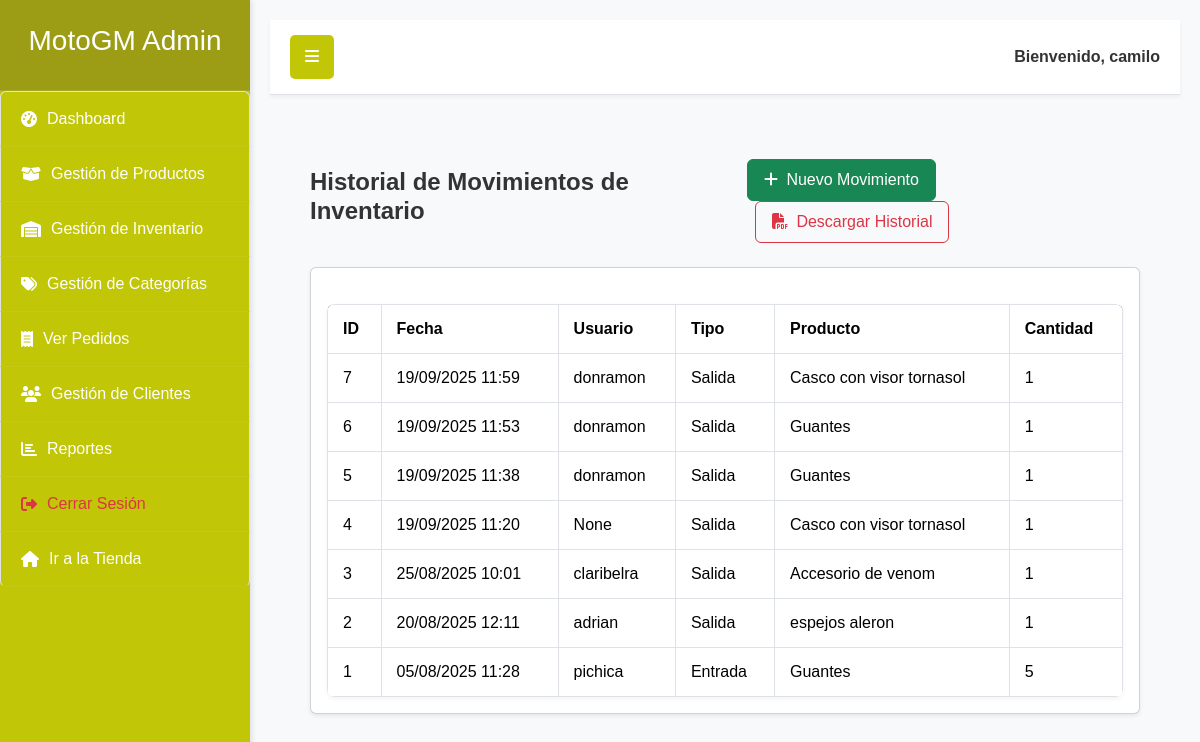
The page /dashboard_admin/inventario/ (signed in) on the database its author committed.
### inventario/models.py (models this page shows, shortened)
class MovimientoInventario(models.Model):
    TIPO_MOVIMIENTO_CHOICES = [
        ('Entrada', 'Entrada'),
        ('Salida', 'Salida'),
    ]
    MOTIVO_CHOICES = [
        ('Compra a proveedor', 'Compra a proveedor'),
        ('Novedad (daño, pérdida)', 'Novedad (daño, pérdida)'),
        ('Venta', 'Venta'),
        ('Devolución', 'Devolución'),
    ]
    producto = models.ForeignKey(Producto, on_delete=models.PROTECT)
    tipo_movimiento = models.CharField(max_length=10, choices=TIPO_MOVIMIENTO_CHOICES)
    motivo = models.CharField(max_length=50, choices=MOTIVO_CHOICES)
    cantidad = models.IntegerField()
    fecha_movimiento = models.DateTimeField(auto_now_add=True)
    descripcion = models.TextField(blank=True, null=True, help_text="Detalles adicionales del movimiento")
    usuario = models.ForeignKey(settings.AUTH_USER_MODEL, on_delete=models.SET_NULL, null=True)
    class Meta:
        verbose_name = "Movimiento de Inventario"
        verbose_name_plural = "Movimientos de Inventario"
        ordering = ['-fecha_movimiento']

### productos/models.py (models this page shows)
class Producto(models.Model):
    nombre = models.CharField(max_length=200)
    descripcion = models.TextField()
    precio = models.DecimalField(max_digits=12, decimal_places=0, verbose_name="Precio (COP)")
    imagen = models.ImageField(upload_to='productos/', null=True, blank=True) # Las imágenes se guardarán en media/productos/
    stock = models.IntegerField(default=0)
    disponible = models.BooleanField(default=True)
    fecha_creacion = models.DateTimeField(auto_now_add=True)
    ultima_actualizacion = models.DateTimeField(auto_now=True)
    categoria = models.ForeignKey(Categoria, on_delete=models.SET_NULL, null=True, blank=True, related_name='productos')
    def __str__(self):
        return self.nombre
    class Meta:
        ordering = ['nombre'] # Ordena los productos por nombre por defecto

### inventario/views.py (the view)
# urls.py: path('', views.historial_movimientos, name='historial_movimientos'),
@login_required
@user_passes_test(is_admin)
def historial_movimientos(request):
    movimientos_list = MovimientoInventario.objects.all()
    paginator = Paginator(movimientos_list, 10)
    page_number = request.GET.get('page')
    page_obj = paginator.get_page(page_number)
    context = {
        'page_obj': page_obj
    }
    return render(request, 'inventario/historial_movimientos.html', context)

### inventario/views.py (called while the page is built)
def is_admin(user):
    return user.is_staff

### productos/context_processors.py (called while the page is built)
def cart_item_count(request):
    cart_count = 0
    if request.user.is_authenticated:
        cart_count = CarritoItem.objects.filter(usuario=request.user).count() # o .aggregate(Sum('cantidad'))['cantidad__sum'] si quieres sumar las cantidades
    return {'cart_count': cart_count}

### inventario/templates/inventario/historial_movimientos.html (shortened to what this page needs)
{% extends 'dashboard_admin/dashboard_base.html' %}
{% load static %}
{% block dashboard_content %}
<div class="container-fluid-custom py-4">
    <div class="d-flex justify-content-between align-items-center mb-4">
        <h2 class="content-subtitle">Historial de Movimientos de Inventario</h2>
        <div>
            <a href="{% url 'inventario:crear_movimiento' %}" class="btn btn-success">
                <i class="fas fa-plus me-1"></i> Nuevo Movimiento
            </a>
            <a href="{% url 'inventario:descargar_historial_pdf' %}" class="btn btn-outline-danger ms-2">
                <i class="fas fa-file-pdf me-1"></i> Descargar Historial
            </a>
        </div>
    </div>
    <div class="card shadow-sm mb-4">
        <div class="card-body">
            <div class="table-responsive">
                <table class="table table-bordered">
                    <thead>
                        <tr>
                            <th>ID</th>
                            <th>Fecha</th>
                            <th>Usuario</th>
                            <th>Tipo</th>
                            <th>Producto</th>
                            <th>Cantidad</th>
                        </tr>
                    </thead>
                    <tbody>
                        {% for movimiento in page_obj.object_list %}
                            <tr>
                                <td>{{ movimiento.id }}</td>
                                <td>{{ movimiento.fecha_movimiento|date:"d/m/Y H:i" }}</td>
                                <td>{{ movimiento.usuario }}</td>
                                <td>{{ movimiento.get_tipo_movimiento_display }}</td>
                                <td>{{ movimiento.producto }}</td>
                                <td>{{ movimiento.cantidad }}</td>
                            </tr>
                        {% endfor %}
                    </tbody>
                </table>
            </div>
        </div>
    </div>
</div>
{% endblock %}

### dashboard_admin/templates/dashboard_admin/dashboard_base.html (shortened to what this page needs)
{% load static %}
    <!DOCTYPE html>
    <html lang="es">
    <head>
        <link href="https://cdn.jsdelivr.net/npm/bootstrap@5.3.2/dist/css/bootstrap.min.css" rel="stylesheet">
        <link rel="stylesheet" href="https://cdnjs.cloudflare.com/ajax/libs/font-awesome/6.5.2/css/all.min.css" />
        <link rel="stylesheet" href="{% static 'dashboard_admin/styleadmin.css' %}">
    </head>
    <body>
        <div id="wrapper">
            <div class="sidebar-wrapper">
                <div class="sidebar-heading">
                    <h3>MotoGM Admin</h3>
                </div>
                <ul class="list-group">
                    <a href="{% url 'dashboard_admin:dashboard_home' %}" class="list-group-item {% if request.resolver_match.url_name == 'dashboard_home' %}active{% endif %}">
                        <i class="fas fa-tachometer-alt"></i> Dashboard
                    </a>
                    <a href="{% url 'dashboard_admin:producto_list' %}" class="list-group-item {% if 'producto' in request.resolver_match.url_name %}active{% endif %}">
                        <i class="fas fa-box-open"></i> Gestión de Productos
                    </a>
                    <a href="{% url 'inventario:historial_movimientos' %}" class="list-group-item {% if 'inventario' in request.resolver_match.url_name %}active{% endif %}">
                        <i class="fas fa-warehouse"></i> Gestión de Inventario
                    </a>
                    <a href="{% url 'dashboard_admin:categoria_list' %}" class="list-group-item {% if 'categoria' in request.resolver_match.url_name %}active{% endif %}">
                        <i class="fas fa-tags"></i> Gestión de Categorías
                    </a>
                    <a href="{% url 'dashboard_admin:ver_pedidos' %}" class="list-group-item {% if 'ver_pedidos' in request.resolver_match.url_name %}active{% endif %}">
                    <i class="fas fa-receipt"></i> Ver Pedidos
                    </a>
                    <a href="{% url 'dashboard_admin:ver_clientes' %}" class="list-group-item {% if 'ver_clientes' in request.resolver_match.url_name %}active{% endif %}">
                    <i class="fas fa-users"></i> Gestión de Clientes
                    </a>
                    <a href="{% url 'dashboard_admin:dashboard_reportes' %}" class="list-group-item {% if 'dashboard_reportes' in request.resolver_match.url_name %}active{% endif %}">
                    <i class="fas fa-chart-bar"></i> Reportes
                    </a>
                    <a href="{% url 'logout' %}" class="list-group-item text-danger">
                        <i class="fas fa-sign-out-alt"></i> Cerrar Sesión
                    </a>
                    <a href="{% url 'landing_page' %}" class="list-group-item">
                        <i class="fas fa-home"></i> Ir a la Tienda
                    </a>
                </ul>
            </div>
            <div id="page-content-wrapper">
                <nav class="main-navbar">
                    <button class="toggle-btn" id="sidebarToggle">
                        <i class="fas fa-bars"></i>
                    </button>
                    <div class="user-info">
                        Bienvenido, <strong>{{ request.user.username }}</strong>
                    </div>
                </nav>
                <div class="container-fluid-custom">
                    {% block dashboard_content %}{% endblock %}
                </div>
            </div>
        </div>
    </body>
    </html>

### dashboard_admin/static/dashboard_admin/styleadmin.css (style rules this page uses)
:root { --primary-red: #c1c606; --dark-red: #9c9d15; --light-gray: #f8f9fa; --border-color: #dee2e6; --text-color: #333; --white-text: #fff; --success-color: #28a745; --info-color: #17a2b8; --secondary-color: #6c757d; --warning-color: #ffc107; --danger-color: #dc3545; --dark-custom-color: #343a40; }
body { font-family: Arial, sans-serif; margin: 0; padding: 0; overflow-x: hidden; background-color: var(--light-gray); color: var(--text-color); }
#wrapper { display: flex; min-height: 100vh; width: 100%; transition: all 0.3s ease-in-out; }
.sidebar-wrapper { min-width: 250px; max-width: 250px; background-color: var(--primary-red); color: var(--white-text); transition: margin 0.25s ease-out; flex-shrink: 0; box-shadow: 2px 0 5px rgba(0,0,0,0.1); position: relative; z-index: 1000; }
.sidebar-wrapper .sidebar-heading { padding: 1.5rem 1rem; font-size: 1.5rem; text-align: center; background-color: var(--dark-red); border-bottom: 1px solid rgba(255,255,255,0.1); font-weight: bold; }
.sidebar-wrapper .list-group { list-style: none; padding: 0; margin: 0; width: 100%; }
.sidebar-wrapper .list-group-item { display: flex; align-items: center; background-color: var(--primary-red); color: var(--white-text); text-decoration: none; padding: 15px 20px; border-bottom: 1px solid rgba(255,255,255,0.05); transition: background-color 0.2s ease, color 0.2s ease; }
.sidebar-wrapper .list-group-item i { margin-right: 10px; }
.sidebar-wrapper .list-group-item.text-danger { color: #ffcccc; }
#page-content-wrapper { width: 100%; min-width: 0; flex-grow: 1; padding: 20px; background-color: var(--light-gray); transition: margin-left 0.25s ease-out; }
.main-navbar { background-color: var(--white-text); border-bottom: 1px solid var(--border-color); padding: 15px 20px; display: flex; justify-content: space-between; align-items: center; margin-bottom: 20px; box-shadow: 0 2px 4px rgba(0,0,0,0.05); }
.main-navbar .toggle-btn { background-color: var(--primary-red); color: var(--white-text); border: none; padding: 10px 15px; border-radius: 5px; cursor: pointer; transition: background-color 0.2s ease; }
.main-navbar .user-info { color: var(--text-color); font-weight: bold; }
.container-fluid-custom { padding: 20px; }
.content-subtitle { font-size: 1.5rem; color: var(--text-color); font-weight: bold; }
.table-responsive { overflow-x: auto; margin-top: 20px; border-radius: 8px; box-shadow: 0 2px 5px rgba(0,0,0,0.05); }
.table { width: 100%; border-collapse: collapse; margin-bottom: 0; background-color: var(--white-text); }
.table thead { background-color: var(--dark-custom-color); color: var(--white-text); }
.table th, .table td { padding: 12px 15px; text-align: left; border-bottom: 1px solid var(--border-color); }
.table tbody tr:nth-of-type(even) { background-color: #f2f2f2; }
.table-bordered { border: 1px solid var(--border-color); }
.table-bordered th, .table-bordered td { border: 1px solid var(--border-color); }
.btn { display: inline-block; font-weight: 500; text-align: center; vertical-align: middle; user-select: none; border: 1px solid transparent; padding: 0.5rem 1rem; font-size: 1rem; line-height: 1.5; border-radius: 0.375rem; transition: color 0.15s ease-in-out, background-color 0.15s ease-in-out, border-color 0.15s ease-in-out, box-shadow 0.15s ease-in-out; }
.btn-success { color: #fff; background-color: #198754; border-color: #198754; }
.btn-outline-danger { color: #dc3545; background-color: transparent; border-color: #dc3545; }
@media (min-width: 992px) { .main-navbar { flex-direction: row; justify-content: space-between; align-items: center; } }
@media (min-width: 992px) { .main-navbar .toggle-btn { width: auto; } }
@media (min-width: 992px) { .main-navbar .user-info { width: auto; text-align: right; } }

### rows shown on the page
MovimientoInventario: id "7", fecha_movimiento "19/09/2025 11:59", usuario "donramon", tipo_movimiento "Salida", producto "Casco con visor tornasol", cantidad "1"
MovimientoInventario: id "6", fecha_movimiento "19/09/2025 11:53", usuario "donramon", tipo_movimiento "Salida", producto "Guantes", cantidad "1"
MovimientoInventario: id "5", fecha_movimiento "19/09/2025 11:38", usuario "donramon", tipo_movimiento "Salida", producto "Guantes", cantidad "1"
MovimientoInventario: id "4", fecha_movimiento "19/09/2025 11:20", usuario "None", tipo_movimiento "Salida", producto "Casco con visor tornasol", cantidad "1"
MovimientoInventario: id "3", fecha_movimiento "25/08/2025 10:01", usuario "claribelra", tipo_movimiento "Salida", producto "Accesorio de venom", cantidad "1"
MovimientoInventario: id "2", fecha_movimiento "20/08/2025 12:11", usuario "adrian", tipo_movimiento "Salida", producto "espejos aleron", cantidad "1"
MovimientoInventario: id "1", fecha_movimiento "05/08/2025 11:28", usuario "pichica", tipo_movimiento "Entrada", producto "Guantes", cantidad "5"

### other values the page prints
{{ request.user.username }} "camilo"
